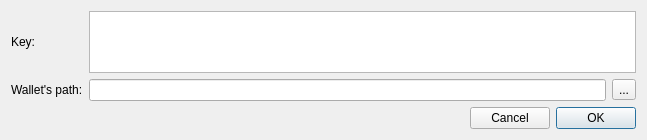
<?xml version="1.0" encoding="UTF-8"?>
<ui version="4.0">
 <class>ImportKeyDialog</class>
 <widget class="QDialog" name="ImportKeyDialog">
  <property name="geometry">
   <rect>
    <x>0</x>
    <y>0</y>
    <width>647</width>
    <height>140</height>
   </rect>
  </property>
  <property name="minimumSize">
   <size>
    <width>0</width>
    <height>130</height>
   </size>
  </property>
  <property name="windowTitle">
   <string>秘密鍵をインポートする</string>
  </property>
  <layout class="QVBoxLayout" name="verticalLayout">
   <item>
    <layout class="QGridLayout" name="gridLayout">
     <item row="0" column="0">
      <widget class="QLabel" name="label">
       <property name="text">
        <string>Key:</string>
       </property>
      </widget>
     </item>
     <item row="2" column="2">
      <widget class="QToolButton" name="m_selectPathButton">
       <property name="text">
        <string>...</string>
       </property>
      </widget>
     </item>
     <item row="2" column="0">
      <widget class="QLabel" name="label_2">
       <property name="text">
        <string>Wallet's path:</string>
       </property>
      </widget>
     </item>
     <item row="2" column="1">
      <widget class="QLineEdit" name="m_pathEdit"/>
     </item>
     <item row="0" column="1" colspan="2">
      <widget class="QTextEdit" name="m_keyEdit">
       <property name="readOnly">
        <bool>false</bool>
       </property>
      </widget>
     </item>
    </layout>
   </item>
   <item>
    <spacer name="verticalSpacer">
     <property name="orientation">
      <enum>Qt::Vertical</enum>
     </property>
     <property name="sizeHint" stdset="0">
      <size>
       <width>20</width>
       <height>2</height>
      </size>
     </property>
    </spacer>
   </item>
   <item>
    <layout class="QHBoxLayout" name="horizontalLayout">
     <item>
      <spacer name="horizontalSpacer">
       <property name="orientation">
        <enum>Qt::Horizontal</enum>
       </property>
       <property name="sizeHint" stdset="0">
        <size>
         <width>40</width>
         <height>20</height>
        </size>
       </property>
      </spacer>
     </item>
     <item>
      <widget class="QPushButton" name="m_cancelButton">
       <property name="text">
        <string>Cancel</string>
       </property>
       <property name="autoDefault">
        <bool>false</bool>
       </property>
      </widget>
     </item>
     <item>
      <widget class="QPushButton" name="m_okButton">
       <property name="text">
        <string>OK</string>
       </property>
       <property name="autoDefault">
        <bool>false</bool>
       </property>
       <property name="default">
        <bool>true</bool>
       </property>
      </widget>
     </item>
    </layout>
   </item>
  </layout>
 </widget>
 <resources/>
 <connections>
  <connection>
   <sender>m_selectPathButton</sender>
   <signal>clicked()</signal>
   <receiver>ImportKeyDialog</receiver>
   <slot>selectPathClicked()</slot>
   <hints>
    <hint type="sourcelabel">
     <x>620</x>
     <y>54</y>
    </hint>
    <hint type="destinationlabel">
     <x>323</x>
     <y>65</y>
    </hint>
   </hints>
  </connection>
  <connection>
   <sender>m_okButton</sender>
   <signal>clicked()</signal>
   <receiver>ImportKeyDialog</receiver>
   <slot>accept()</slot>
   <hints>
    <hint type="sourcelabel">
     <x>594</x>
     <y>102</y>
    </hint>
    <hint type="destinationlabel">
     <x>323</x>
     <y>65</y>
    </hint>
   </hints>
  </connection>
  <connection>
   <sender>m_cancelButton</sender>
   <signal>clicked()</signal>
   <receiver>ImportKeyDialog</receiver>
   <slot>reject()</slot>
   <hints>
    <hint type="sourcelabel">
     <x>511</x>
     <y>102</y>
    </hint>
    <hint type="destinationlabel">
     <x>323</x>
     <y>65</y>
    </hint>
   </hints>
  </connection>
 </connections>
 <slots>
  <slot>selectPathClicked()</slot>
 </slots>
</ui>
